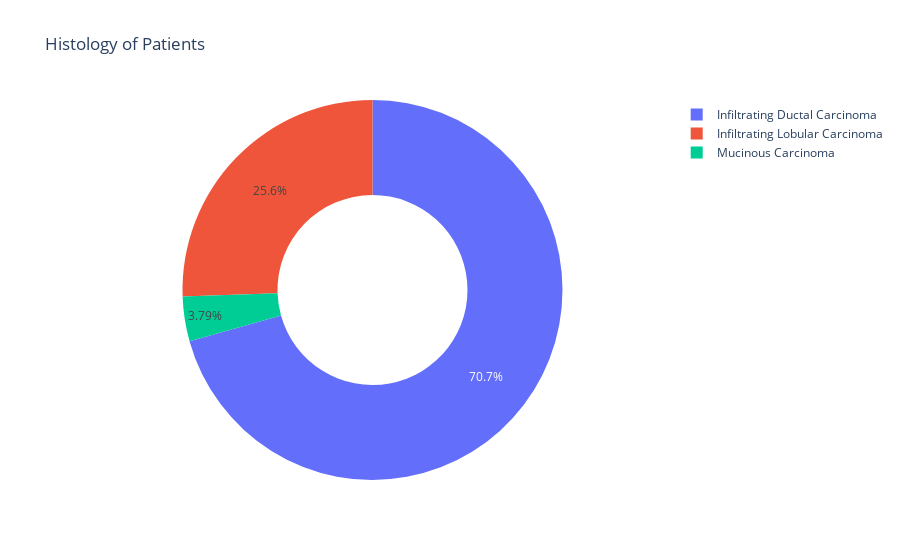

Notebook source saved alongside this figure:
### Code cell
# Histology
histology = data["Histology"].value_counts()
transactions = histology.index
quantity = histology.values
figure = px.pie(data, 
             values=quantity, 
             names=transactions,hole = 0.5, 
             title="Histology of Patients") #Histologie der Patienten
figure.show()

### Figure 1 — Plotly figure (JSON) as saved in the notebook; plotly's stock layout.template omitted (floating-point values rounded to 4 significant figures)
{"data": [{"domain": {"x": [0, 1], "y": [0, 1]}, "hole": 0.5, "hovertemplate": "label=%{label}<br>value=%{value}<extra></extra>", "labels": ["Infiltrating Ductal Carcinoma", "Infiltrating Lobular Carcinoma", "Mucinous Carcinoma"], "legendgroup": "", "name": "", "showlegend": true, "type": "pie", "values": [224, 81, 12]}], "layout": {"legend": {"tracegroupgap": 0}, "title": {"text": "Histology of Patients"}}}
